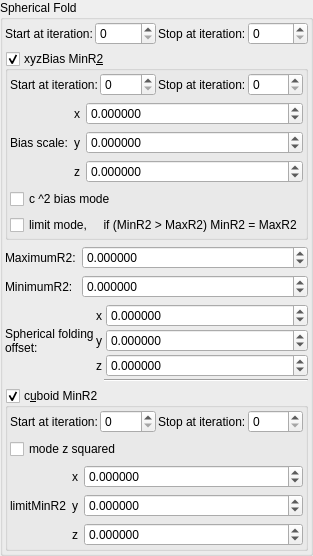
    <widget class="QGroupBox" name="groupBox_2">
     <property name="title">
      <string>Spherical Fold</string>
     </property>
     <layout class="QVBoxLayout" name="verticalLayout_5">
      <property name="leftMargin">
       <number>2</number>
      </property>
      <property name="topMargin">
       <number>2</number>
      </property>
      <property name="rightMargin">
       <number>2</number>
      </property>
      <property name="bottomMargin">
       <number>2</number>
      </property>
      <item>
       <layout class="QGridLayout" name="gridLayout_80">
        <property name="spacing">
         <number>2</number>
        </property>
        <item row="3" column="0">
         <widget class="QLabel" name="label_70">
          <property name="text">
           <string>Start at iteration:</string>
          </property>
         </widget>
        </item>
        <item row="3" column="1">
         <widget class="MySpinBox" name="spinboxInt_transf_start_iterations_S">
          <property name="sizePolicy">
           <sizepolicy hsizetype="Minimum" vsizetype="Maximum">
            <horstretch>0</horstretch>
            <verstretch>0</verstretch>
           </sizepolicy>
          </property>
          <property name="minimum">
           <number>0</number>
          </property>
          <property name="maximum">
           <number>999</number>
          </property>
          <property name="value">
           <number>0</number>
          </property>
         </widget>
        </item>
        <item row="3" column="3">
         <widget class="MySpinBox" name="spinboxInt_transf_stop_iterations_S">
          <property name="sizePolicy">
           <sizepolicy hsizetype="Preferred" vsizetype="Maximum">
            <horstretch>0</horstretch>
            <verstretch>0</verstretch>
           </sizepolicy>
          </property>
          <property name="maximum">
           <number>999</number>
          </property>
         </widget>
        </item>
        <item row="3" column="2">
         <widget class="QLabel" name="label_50">
          <property name="text">
           <string>Stop at iteration:</string>
          </property>
         </widget>
        </item>
       </layout>
      </item>
      <item>
       <widget class="MyGroupBox" name="groupCheck_transf_function_enabledAx">
        <property name="title">
         <string>xyzBias MinR&amp;2</string>
        </property>
        <property name="checkable">
         <bool>true</bool>
        </property>
        <property name="checked">
         <bool>true</bool>
        </property>
        <layout class="QVBoxLayout" name="verticalLayout_6">
         <property name="leftMargin">
          <number>2</number>
         </property>
         <property name="topMargin">
          <number>2</number>
         </property>
         <property name="rightMargin">
          <number>2</number>
         </property>
         <property name="bottomMargin">
          <number>2</number>
         </property>
         <item>
          <layout class="QGridLayout" name="gridLayout_84">
           <property name="spacing">
            <number>2</number>
           </property>
           <item row="2" column="3">
            <widget class="MySpinBox" name="spinboxInt_transf_stop_iterations_E">
             <property name="sizePolicy">
              <sizepolicy hsizetype="Preferred" vsizetype="Maximum">
               <horstretch>0</horstretch>
               <verstretch>0</verstretch>
              </sizepolicy>
             </property>
             <property name="maximum">
              <number>999</number>
             </property>
            </widget>
           </item>
           <item row="2" column="2">
            <widget class="QLabel" name="label_54">
             <property name="text">
              <string>Stop at iteration:</string>
             </property>
            </widget>
           </item>
           <item row="2" column="0">
            <widget class="QLabel" name="label_75">
             <property name="text">
              <string>Start at iteration:</string>
             </property>
            </widget>
           </item>
           <item row="2" column="1">
            <widget class="MySpinBox" name="spinboxInt_transf_start_iterations_E">
             <property name="sizePolicy">
              <sizepolicy hsizetype="Minimum" vsizetype="Maximum">
               <horstretch>0</horstretch>
               <verstretch>0</verstretch>
              </sizepolicy>
             </property>
             <property name="minimum">
              <number>0</number>
             </property>
             <property name="maximum">
              <number>999</number>
             </property>
             <property name="value">
              <number>0</number>
             </property>
            </widget>
           </item>
          </layout>
         </item>
         <item>
          <layout class="QGridLayout" name="gridLayout" columnstretch="0,0,1">
           <item row="2" column="1">
            <widget class="QLabel" name="label_134">
             <property name="sizePolicy">
              <sizepolicy hsizetype="Preferred" vsizetype="Preferred">
               <horstretch>0</horstretch>
               <verstretch>0</verstretch>
              </sizepolicy>
             </property>
             <property name="text">
              <string notr="true">z</string>
             </property>
             <property name="alignment">
              <set>Qt::AlignRight|Qt::AlignTrailing|Qt::AlignVCenter</set>
             </property>
            </widget>
           </item>
           <item row="1" column="0">
            <widget class="QLabel" name="label_39">
             <property name="text">
              <string>Bias scale:</string>
             </property>
            </widget>
           </item>
           <item row="1" column="1">
            <widget class="QLabel" name="label_133">
             <property name="sizePolicy">
              <sizepolicy hsizetype="Preferred" vsizetype="Preferred">
               <horstretch>0</horstretch>
               <verstretch>0</verstretch>
              </sizepolicy>
             </property>
             <property name="text">
              <string notr="true">y</string>
             </property>
             <property name="alignment">
              <set>Qt::AlignRight|Qt::AlignTrailing|Qt::AlignVCenter</set>
             </property>
            </widget>
           </item>
           <item row="0" column="1">
            <widget class="QLabel" name="label_132">
             <property name="sizePolicy">
              <sizepolicy hsizetype="Preferred" vsizetype="Preferred">
               <horstretch>0</horstretch>
               <verstretch>0</verstretch>
              </sizepolicy>
             </property>
             <property name="text">
              <string notr="true">x</string>
             </property>
             <property name="alignment">
              <set>Qt::AlignRight|Qt::AlignTrailing|Qt::AlignVCenter</set>
             </property>
            </widget>
           </item>
           <item row="0" column="2">
            <widget class="MyDoubleSpinBox" name="spinbox3_transf_constant_multiplier_000_x">
             <property name="sizePolicy">
              <sizepolicy hsizetype="Minimum" vsizetype="Maximum">
               <horstretch>0</horstretch>
               <verstretch>0</verstretch>
              </sizepolicy>
             </property>
             <property name="prefix">
              <string/>
             </property>
             <property name="suffix">
              <string/>
             </property>
             <property name="decimals">
              <number>6</number>
             </property>
             <property name="minimum">
              <double>-99.989999999999995</double>
             </property>
             <property name="maximum">
              <double>99.989999999999995</double>
             </property>
             <property name="singleStep">
              <double>0.100000000000000</double>
             </property>
            </widget>
           </item>
           <item row="1" column="2">
            <widget class="MyDoubleSpinBox" name="spinbox3_transf_constant_multiplier_000_y">
             <property name="sizePolicy">
              <sizepolicy hsizetype="Minimum" vsizetype="Maximum">
               <horstretch>0</horstretch>
               <verstretch>0</verstretch>
              </sizepolicy>
             </property>
             <property name="prefix">
              <string/>
             </property>
             <property name="suffix">
              <string/>
             </property>
             <property name="decimals">
              <number>6</number>
             </property>
             <property name="minimum">
              <double>-99.989999999999995</double>
             </property>
             <property name="maximum">
              <double>99.989999999999995</double>
             </property>
             <property name="singleStep">
              <double>0.100000000000000</double>
             </property>
            </widget>
           </item>
           <item row="2" column="2">
            <widget class="MyDoubleSpinBox" name="spinbox3_transf_constant_multiplier_000_z">
             <property name="sizePolicy">
              <sizepolicy hsizetype="Minimum" vsizetype="Maximum">
               <horstretch>0</horstretch>
               <verstretch>0</verstretch>
              </sizepolicy>
             </property>
             <property name="prefix">
              <string/>
             </property>
             <property name="suffix">
              <string/>
             </property>
             <property name="decimals">
              <number>6</number>
             </property>
             <property name="minimum">
              <double>-99.989999999999995</double>
             </property>
             <property name="maximum">
              <double>99.989999999999995</double>
             </property>
             <property name="singleStep">
              <double>0.100000000000000</double>
             </property>
            </widget>
           </item>
          </layout>
         </item>
         <item>
          <widget class="QCheckBox" name="checkBox_transf_function_enabledAz_false">
           <property name="text">
            <string notr="true">c ^2 bias mode</string>
           </property>
          </widget>
         </item>
         <item>
          <widget class="QCheckBox" name="checkBox_transf_function_enabledAz">
           <property name="text">
            <string notr="true">limit mode,     if (MinR2 &gt; MaxR2) MinR2 = MaxR2</string>
           </property>
          </widget>
         </item>
        </layout>
       </widget>
      </item>
      <item>
       <layout class="QGridLayout" name="gridLayout_8" columnstretch="0,1">
        <item row="1" column="1">
         <widget class="MyDoubleSpinBox" name="spinbox_transf_maxR2_1">
          <property name="sizePolicy">
           <sizepolicy hsizetype="Minimum" vsizetype="Maximum">
            <horstretch>0</horstretch>
            <verstretch>0</verstretch>
           </sizepolicy>
          </property>
          <property name="prefix">
           <string/>
          </property>
          <property name="suffix">
           <string/>
          </property>
          <property name="decimals">
           <number>6</number>
          </property>
          <property name="minimum">
           <double>-99.989999999999995</double>
          </property>
          <property name="maximum">
           <double>99.989999999999995</double>
          </property>
          <property name="singleStep">
           <double>0.100000000000000</double>
          </property>
         </widget>
        </item>
        <item row="2" column="0">
         <widget class="QLabel" name="label_31">
          <property name="text">
           <string>MinimumR2:</string>
          </property>
         </widget>
        </item>
        <item row="2" column="1">
         <widget class="MyDoubleSpinBox" name="spinbox_transf_minR2_p25">
          <property name="sizePolicy">
           <sizepolicy hsizetype="Minimum" vsizetype="Maximum">
            <horstretch>0</horstretch>
            <verstretch>0</verstretch>
           </sizepolicy>
          </property>
          <property name="prefix">
           <string/>
          </property>
          <property name="suffix">
           <string/>
          </property>
          <property name="decimals">
           <number>6</number>
          </property>
          <property name="minimum">
           <double>-99.989999999999995</double>
          </property>
          <property name="maximum">
           <double>99.989999999999995</double>
          </property>
          <property name="singleStep">
           <double>0.100000000000000</double>
          </property>
         </widget>
        </item>
        <item row="1" column="0">
         <widget class="QLabel" name="label_22">
          <property name="text">
           <string>MaximumR2:</string>
          </property>
         </widget>
        </item>
       </layout>
      </item>
      <item>
       <layout class="QGridLayout" name="gridLayout_20" columnstretch="0,0,0,1">
        <property name="spacing">
         <number>2</number>
        </property>
        <item row="3" column="1">
         <widget class="QLabel" name="label_135">
          <property name="sizePolicy">
           <sizepolicy hsizetype="Preferred" vsizetype="Preferred">
            <horstretch>0</horstretch>
            <verstretch>0</verstretch>
           </sizepolicy>
          </property>
          <property name="text">
           <string notr="true">x</string>
          </property>
          <property name="alignment">
           <set>Qt::AlignRight|Qt::AlignTrailing|Qt::AlignVCenter</set>
          </property>
         </widget>
        </item>
        <item row="5" column="1">
         <widget class="QLabel" name="label_136">
          <property name="sizePolicy">
           <sizepolicy hsizetype="Preferred" vsizetype="Preferred">
            <horstretch>0</horstretch>
            <verstretch>0</verstretch>
           </sizepolicy>
          </property>
          <property name="text">
           <string notr="true">z</string>
          </property>
          <property name="alignment">
           <set>Qt::AlignRight|Qt::AlignTrailing|Qt::AlignVCenter</set>
          </property>
         </widget>
        </item>
        <item row="3" column="0" rowspan="3">
         <widget class="QLabel" name="label_18">
          <property name="text">
           <string>Spherical folding
offset:</string>
          </property>
         </widget>
        </item>
        <item row="4" column="1">
         <widget class="QLabel" name="label_137">
          <property name="sizePolicy">
           <sizepolicy hsizetype="Preferred" vsizetype="Preferred">
            <horstretch>0</horstretch>
            <verstretch>0</verstretch>
           </sizepolicy>
          </property>
          <property name="text">
           <string notr="true">y</string>
          </property>
          <property name="alignment">
           <set>Qt::AlignRight|Qt::AlignTrailing|Qt::AlignVCenter</set>
          </property>
         </widget>
        </item>
        <item row="4" column="3">
         <widget class="MyDoubleSpinBox" name="spinbox3_mandelbox_offset_y">
          <property name="sizePolicy">
           <sizepolicy hsizetype="Minimum" vsizetype="Maximum">
            <horstretch>0</horstretch>
            <verstretch>0</verstretch>
           </sizepolicy>
          </property>
          <property name="prefix">
           <string/>
          </property>
          <property name="suffix">
           <string/>
          </property>
          <property name="decimals">
           <number>6</number>
          </property>
          <property name="minimum">
           <double>-100.000000000000000</double>
          </property>
          <property name="maximum">
           <double>100.000000000000000</double>
          </property>
          <property name="singleStep">
           <double>0.100000000000000</double>
          </property>
         </widget>
        </item>
        <item row="3" column="3">
         <widget class="MyDoubleSpinBox" name="spinbox3_mandelbox_offset_x">
          <property name="sizePolicy">
           <sizepolicy hsizetype="Minimum" vsizetype="Maximum">
            <horstretch>0</horstretch>
            <verstretch>0</verstretch>
           </sizepolicy>
          </property>
          <property name="prefix">
           <string/>
          </property>
          <property name="suffix">
           <string/>
          </property>
          <property name="decimals">
           <number>6</number>
          </property>
          <property name="minimum">
           <double>-100.000000000000000</double>
          </property>
          <property name="maximum">
           <double>100.000000000000000</double>
          </property>
          <property name="singleStep">
           <double>0.100000000000000</double>
          </property>
         </widget>
        </item>
        <item row="5" column="3">
         <widget class="MyDoubleSpinBox" name="spinbox3_mandelbox_offset_z">
          <property name="sizePolicy">
           <sizepolicy hsizetype="Minimum" vsizetype="Maximum">
            <horstretch>0</horstretch>
            <verstretch>0</verstretch>
           </sizepolicy>
          </property>
          <property name="prefix">
           <string/>
          </property>
          <property name="suffix">
           <string/>
          </property>
          <property name="decimals">
           <number>6</number>
          </property>
          <property name="minimum">
           <double>-100.000000000000000</double>
          </property>
          <property name="maximum">
           <double>100.000000000000000</double>
          </property>
          <property name="singleStep">
           <double>0.100000000000000</double>
          </property>
         </widget>
        </item>
        <item row="6" column="2" colspan="2">
         <widget class="Line" name="line_24">
          <property name="orientation">
           <enum>Qt::Horizontal</enum>
          </property>
         </widget>
        </item>
       </layout>
      </item>
      <item>
       <widget class="MyGroupBox" name="groupCheck_transf_function_enabledAy_false">
        <property name="title">
         <string>c&amp;uboid MinR2</string>
        </property>
        <property name="checkable">
         <bool>true</bool>
        </property>
        <layout class="QVBoxLayout" name="verticalLayout_7">
         <property name="leftMargin">
          <number>2</number>
         </property>
         <property name="topMargin">
          <number>2</number>
         </property>
         <property name="rightMargin">
          <number>2</number>
         </property>
         <property name="bottomMargin">
          <number>2</number>
         </property>
         <item>
          <layout class="QGridLayout" name="gridLayout_83">
           <property name="spacing">
            <number>2</number>
           </property>
           <item row="2" column="4">
            <widget class="MySpinBox" name="spinboxInt_transf_stop_iterations_B">
             <property name="sizePolicy">
              <sizepolicy hsizetype="Preferred" vsizetype="Maximum">
               <horstretch>0</horstretch>
               <verstretch>0</verstretch>
              </sizepolicy>
             </property>
             <property name="maximum">
              <number>999</number>
             </property>
            </widget>
           </item>
           <item row="2" column="1">
            <widget class="QLabel" name="label_73">
             <property name="text">
              <string>Start at iteration:</string>
             </property>
            </widget>
           </item>
           <item row="2" column="2">
            <widget class="MySpinBox" name="spinboxInt_transf_start_iterations_B">
             <property name="sizePolicy">
              <sizepolicy hsizetype="Minimum" vsizetype="Maximum">
               <horstretch>0</horstretch>
               <verstretch>0</verstretch>
              </sizepolicy>
             </property>
             <property name="minimum">
              <number>0</number>
             </property>
             <property name="maximum">
              <number>999</number>
             </property>
             <property name="value">
              <number>0</number>
             </property>
            </widget>
           </item>
           <item row="2" column="3">
            <widget class="QLabel" name="label_53">
             <property name="text">
              <string>Stop at iteration:</string>
             </property>
            </widget>
           </item>
          </layout>
         </item>
         <item>
          <widget class="QCheckBox" name="checkBox_transf_function_enabledAx_false">
           <property name="text">
            <string>mode z squared</string>
           </property>
          </widget>
         </item>
         <item>
          <layout class="QGridLayout" name="gridLayout_3" columnstretch="0,0,2">
           <item row="0" column="1">
            <widget class="QLabel" name="label_129">
             <property name="sizePolicy">
              <sizepolicy hsizetype="Preferred" vsizetype="Preferred">
               <horstretch>0</horstretch>
               <verstretch>0</verstretch>
              </sizepolicy>
             </property>
             <property name="text">
              <string notr="true">x</string>
             </property>
             <property name="alignment">
              <set>Qt::AlignRight|Qt::AlignTrailing|Qt::AlignVCenter</set>
             </property>
            </widget>
           </item>
           <item row="1" column="1">
            <widget class="QLabel" name="label_130">
             <property name="sizePolicy">
              <sizepolicy hsizetype="Preferred" vsizetype="Preferred">
               <horstretch>0</horstretch>
               <verstretch>0</verstretch>
              </sizepolicy>
             </property>
             <property name="text">
              <string notr="true">y</string>
             </property>
             <property name="alignment">
              <set>Qt::AlignRight|Qt::AlignTrailing|Qt::AlignVCenter</set>
             </property>
            </widget>
           </item>
           <item row="2" column="1">
            <widget class="QLabel" name="label_131">
             <property name="sizePolicy">
              <sizepolicy hsizetype="Preferred" vsizetype="Preferred">
               <horstretch>0</horstretch>
               <verstretch>0</verstretch>
              </sizepolicy>
             </property>
             <property name="text">
              <string notr="true">z</string>
             </property>
             <property name="alignment">
              <set>Qt::AlignRight|Qt::AlignTrailing|Qt::AlignVCenter</set>
             </property>
            </widget>
           </item>
           <item row="0" column="2">
            <widget class="MyDoubleSpinBox" name="spinbox3_transf_scaleP_222_x">
             <property name="sizePolicy">
              <sizepolicy hsizetype="Minimum" vsizetype="Maximum">
               <horstretch>0</horstretch>
               <verstretch>0</verstretch>
              </sizepolicy>
             </property>
             <property name="prefix">
              <string/>
             </property>
             <property name="suffix">
              <string/>
             </property>
             <property name="decimals">
              <number>6</number>
             </property>
             <property name="minimum">
              <double>-99.989999999999995</double>
             </property>
             <property name="maximum">
              <double>99.989999999999995</double>
             </property>
             <property name="singleStep">
              <double>0.100000000000000</double>
             </property>
            </widget>
           </item>
           <item row="1" column="2">
            <widget class="MyDoubleSpinBox" name="spinbox3_transf_scaleP_222_y">
             <property name="sizePolicy">
              <sizepolicy hsizetype="Minimum" vsizetype="Maximum">
               <horstretch>0</horstretch>
               <verstretch>0</verstretch>
              </sizepolicy>
             </property>
             <property name="prefix">
              <string/>
             </property>
             <property name="suffix">
              <string/>
             </property>
             <property name="decimals">
              <number>6</number>
             </property>
             <property name="minimum">
              <double>-99.989999999999995</double>
             </property>
             <property name="maximum">
              <double>99.989999999999995</double>
             </property>
             <property name="singleStep">
              <double>0.100000000000000</double>
             </property>
            </widget>
           </item>
           <item row="2" column="2">
            <widget class="MyDoubleSpinBox" name="spinbox3_transf_scaleP_222_z">
             <property name="sizePolicy">
              <sizepolicy hsizetype="Minimum" vsizetype="Maximum">
               <horstretch>0</horstretch>
               <verstretch>0</verstretch>
              </sizepolicy>
             </property>
             <property name="prefix">
              <string/>
             </property>
             <property name="suffix">
              <string/>
             </property>
             <property name="decimals">
              <number>6</number>
             </property>
             <property name="minimum">
              <double>-99.989999999999995</double>
             </property>
             <property name="maximum">
              <double>99.989999999999995</double>
             </property>
             <property name="singleStep">
              <double>0.100000000000000</double>
             </property>
            </widget>
           </item>
           <item row="1" column="0">
            <widget class="QLabel" name="label_38">
             <property name="text">
              <string>limitMinR2</string>
             </property>
            </widget>
           </item>
          </layout>
         </item>
        </layout>
       </widget>
      </item>
     </layout>
    </widget>
